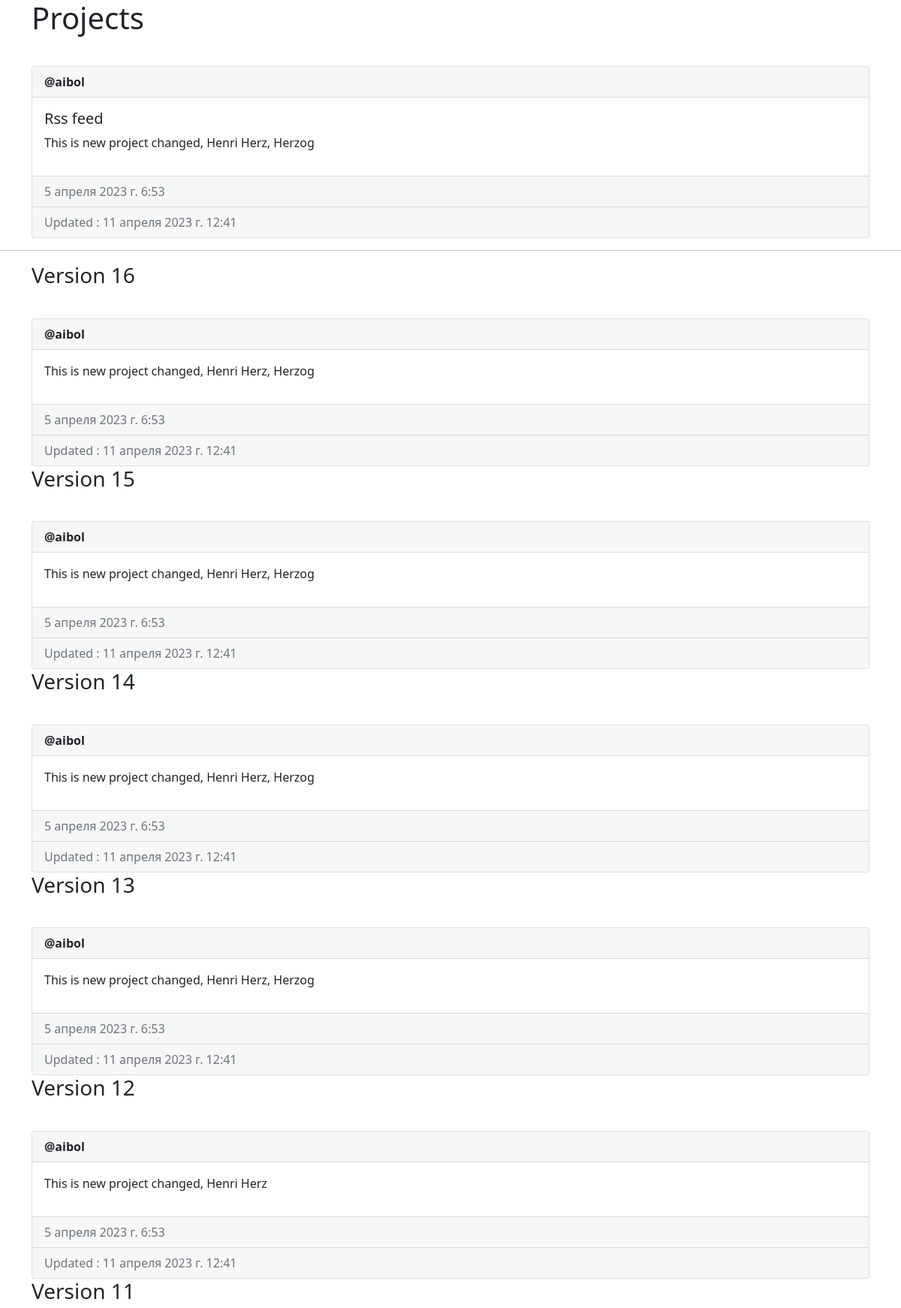
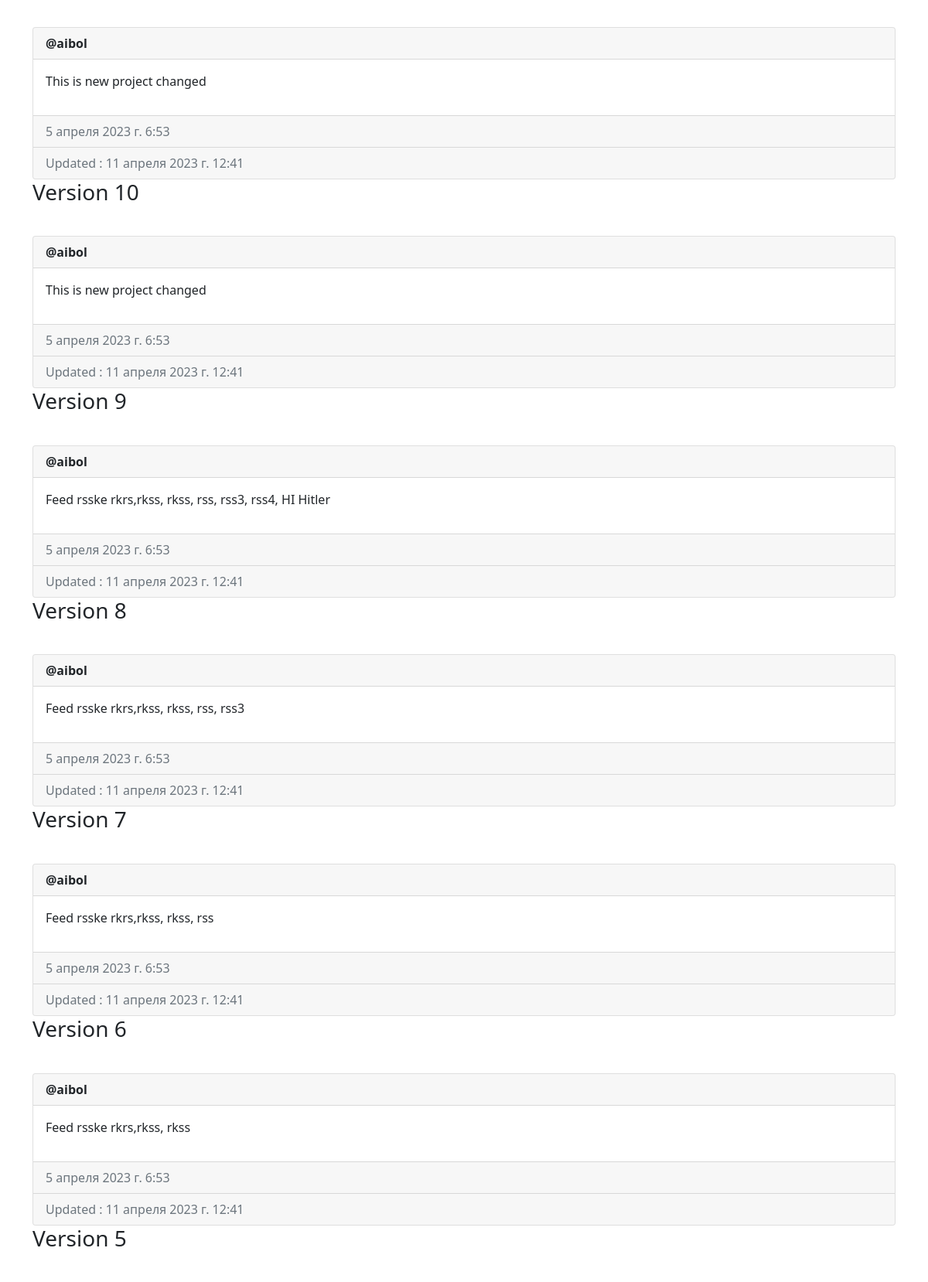
/project/22 (upper part), run on the app's committed database (2 pictures, top to bottom).
### account/models.py (models this page shows, shortened)
class Post(models.Model):
    author = models.ForeignKey(User, on_delete=models.CASCADE)
    title = models.CharField(max_length=200)
    description = models.TextField()
    created_at=models.DateTimeField(auto_now_add=True)
    updated_at=models.DateTimeField(auto_now=True)

class Version(models.Model):
    post = models.ForeignKey(Post, on_delete=models.CASCADE,related_name='versions')
    version_number = models.IntegerField()
    description = models.TextField()
    title = models.CharField(max_length=200, default='Untitled')
    updated_at=models.DateTimeField(auto_now=True)
    timestamp = models.DateTimeField(auto_now_add=True)
    class Meta:
        ordering = ['-timestamp']

### account/views.py (the view)
# urls.py: path('project/<int:id>', view_post, name='project_view'),
def view_post(request, id):
    get_post=Post.objects.get(id=id)
    post = get_object_or_404(Post, id=id)
    versions = post.versions.order_by('-timestamp')
    return render(request, 'project.html', {'post': post, 'versions': versions})

### templates/project.html (shortened to what this page needs)
{% extends 'base.html' %}
{% block content %}
<div class="container">
    <h1>Projects</h1>
    <div class="card mt-2 down-div">
        <div class="card-header"><strong>@{{post.author.username}}</strong></div>
        <div class="card-body d-flex flex-row justify-content-between">
            <div>
                <h5 class="card-title">{{post.title}}</h5>
                <p>{{post.description}}</p>
            </div>
        </div>
        <div class="card-footer text-muted">
            {{post.created_at}}
        </div>
        <div class="card-footer text-muted">
            <span>Updated :</span> {{post.updated_at}}
        </div>
    </div>
</div>
<hr>
{% for version in versions %}
<div class="container">
    <h3>Version {{ version.version_number }}</h3>
    <div class="card mt-2 down-div">
        <div class="card-header"><strong>@{{post.author.username}}</strong></div>
        <div class="card-body d-flex flex-row justify-content-between">
            <div>
                {% with i=0 %}
                <p>{{version.description}}</p>
               {% endwith %}
            </div>
        </div>
        <div class="card-footer text-muted">
            {{post.created_at}}
        </div>
        <div class="card-footer text-muted">
            <span>Updated :</span> {{post.updated_at}}
        </div>
    </div>
</div>
{% endfor %}
{% endblock %}

### templates/project.html (style rules this page uses)
.mt-2 { margin-top: 2.5rem !important; }

### data on the page
Post: author.username "aibol", title "Rss feed", description "This is new project changed, Henri Herz, Herzog", created_at "5 апреля 2023 г. 6:53", updated_at "11 апреля 2023 г. 12:41"
Version: version_number "16", description "This is new project changed, Henri Herz, Herzog"
Version: version_number "15", description "This is new project changed, Henri Herz, Herzog"
Version: version_number "14", description "This is new project changed, Henri Herz, Herzog"
Version: version_number "13", description "This is new project changed, Henri Herz, Herzog"
Version: version_number "12", description "This is new project changed, Henri Herz"
Version: version_number "11", description "This is new project changed"
Version: version_number "10", description "This is new project changed"
Version: version_number "9", description "Feed rsske rkrs,rkss, rkss, rss, rss3, rss4, HI Hitler"
Version: version_number "8", description "Feed rsske rkrs,rkss, rkss, rss, rss3"
Version: version_number "7", description "Feed rsske rkrs,rkss, rkss, rss"
Version: version_number "6", description "Feed rsske rkrs,rkss, rkss"
Version: version_number "5"
